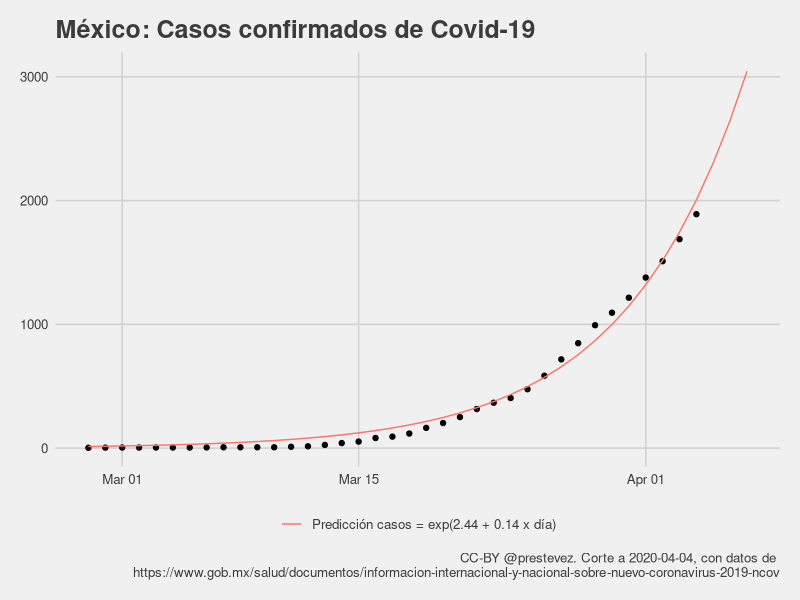

Write the R code that produced this figure.
## ---- chunk 1

library(tidyverse)
library(ggthemes)
library(lubridate)

casos <- read_csv("confirmados.csv")

casos$t <- (nrow(casos)-1):0

casos %>%
  filter(casos > 0) -> casos

m1 <- glm(casos ~ t, 
          data = casos,
          family = gaussian("log"))

max_date <- max(casos$date) + 1
max_t <- max(casos$t) + 1

tibble(
  date = seq(max_date,max_date+2, 1),
  casos = NA,
  t = max_t:(max_t+2),
  predicted = predict(m1, newdata = data.frame(t = max_t:(max_t+2)), type = "response")
  ) %>%
  bind_rows(
    mutate(casos,
      predicted = predict(m1, type = "response"))) %>%
  arrange(date) -> casos_with_predictions

modelo <- paste0("Predicción casos = exp(",
                 round(m1[[1]][1], 2),
                 " + ",
                 round(m1[[1]][2], 2),
                 " x día)")

hoy <- max_date - 1

pg <- "https://www.gob.mx/salud/documentos/informacion-internacional-y-nacional-sobre-nuevo-coronavirus-2019-ncov"

casos_with_predictions %>%
  ggplot(aes(date, casos)) + 
  geom_point() +
  theme_fivethirtyeight() +
  geom_line(aes(y = predicted, colour = modelo)) +
  xlab("Total de casos") + 
  labs(title = "México: Casos confirmados de Covid-19",
       caption = paste0("CC-BY @prestevez. Corte a ", hoy, ", con datos de \n", pg)) +
  theme(legend.title = element_blank()) -> p1

ggsave("casos.png", p1, width = 7, height = 5)

## ---- chunk 2
summary(m1)
